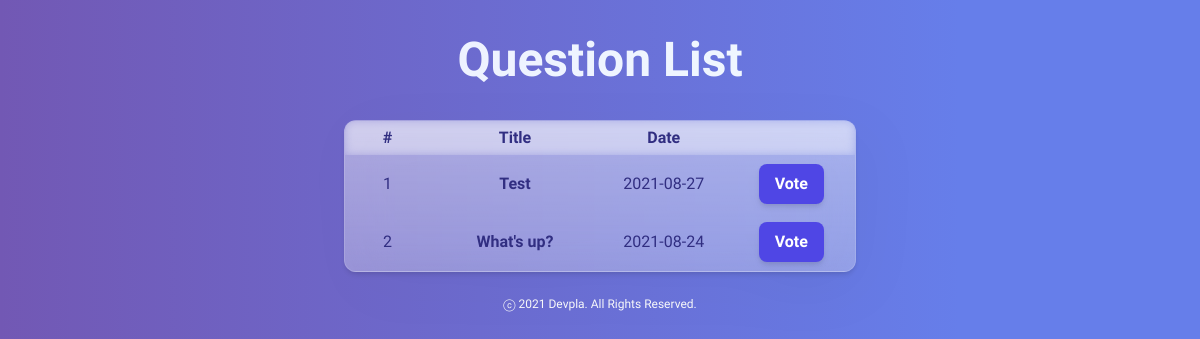
Screenshot of /polls/ with the database file from the repository.
### polls/models.py (models this page shows, shortened)
class Question(models.Model):
    question_text = models.CharField(max_length=200)
    pub_date = models.DateTimeField('date Published')

### polls/views.py (the view)
# urls.py: path('', views.IndexView.as_view(), name='index'),
class IndexView(generic.ListView):
    template_name = 'polls/index.html'
    context_object_name = 'latest_question_list'
    def get_queryset(self):
        return Question.objects.filter(
            pub_date__lte=timezone.now()
        ).order_by('-pub_date')[:5]

### polls/templates/polls/index.html (shortened to what this page needs)
<!doctype html>
<html lang="en">
<head>
  {% load static %}
  <link href="https://unpkg.com/tailwindcss@^2/dist/tailwind.min.css" rel="stylesheet">
  <link rel="stylesheet" type="text/css" href="{% static 'polls/style.css' %}">
</head>
<body class="my-bg">
  <div class="m-9 mx-auto text-5xl font-extrabold text-center">
    <span class="bg-clip-text text-transparent bg-gradient-to-r from-indigo-50 to-blue-50">
    </span>
  </div>
  <div class="my-6 max-w-lg mx-auto bg-white text-indigo-900 rounded-xl shadow-md space-x-4 my-box">
    <div>
      <table class="table-fixed text-center w-full">
        <thead>
        <tr class="thead-dark leading-loose my-th my-br">
            <th class="w-2/12">#</th>
            <th class="w-4/12">Title</th>
            <th class="w-3/12">Date</th>
            <th class="w-3/12"> </th>
        </tr>
        </thead>
        <tbody>
        {% if latest_question_list %}
        {% for question in latest_question_list %}
        <tr>
            <td>{{ forloop.counter }}</td>
            <td>
                <a class="font-bold" href="{% url 'polls:detail' question.id %}">{{ question.question_text }}</a>
            </td>
            <td>{{ question.pub_date | date:"Y-m-d"}}</td>
            <td>
                <a href="{% url 'polls:detail' question.id %}">
                  <button class="my-2 py-2 px-4 font-semibold rounded-lg shadow-md text-white bg-indigo-600 hover:bg-indigo-700">
                    Vote
                  </button>
                </a>
            </td>
        </tr>
        {% endfor %}
        {% else %}
        <tr>
            <td colspan="3">질문이 없습니다.</td>
        </tr>
        {% endif %}
        </tbody>
      </table>
    </div>
  </div>
<p class="text-center text-gray-50 text-xs">
  ⓒ 2021 Devpla. All Rights Reserved.
</p>
</body>
</html>

### polls/static/polls/style.css (style rules this page uses)
* { font-family: 'Mulish', sans-serif; }
.my-box { background: linear-gradient(180deg, rgba(255, 255, 255, 0.2) 0%, rgba(255, 255, 255, 0) 100%), rgba(255, 255, 255, 0.3); filter: drop-shadow(14.6469px 17.5762px 29.2937px rgba(0, 0, 0, 0.05)); backdrop-filter: blur(20.5056px); border: 1.76px solid #ffffff22 }
.my-th { backdrop-filter: blur(4px); }
.my-br { border-radius: 0.65rem 0.65rem 0 0; }
.my-bg { background: linear-gradient(to left, #667EEA 20%, #7258B4); }

### rows the page displays
Question: question_text "Test", pub_date "2021-08-27"
Question: question_text "What's up?", pub_date "2021-08-24"
